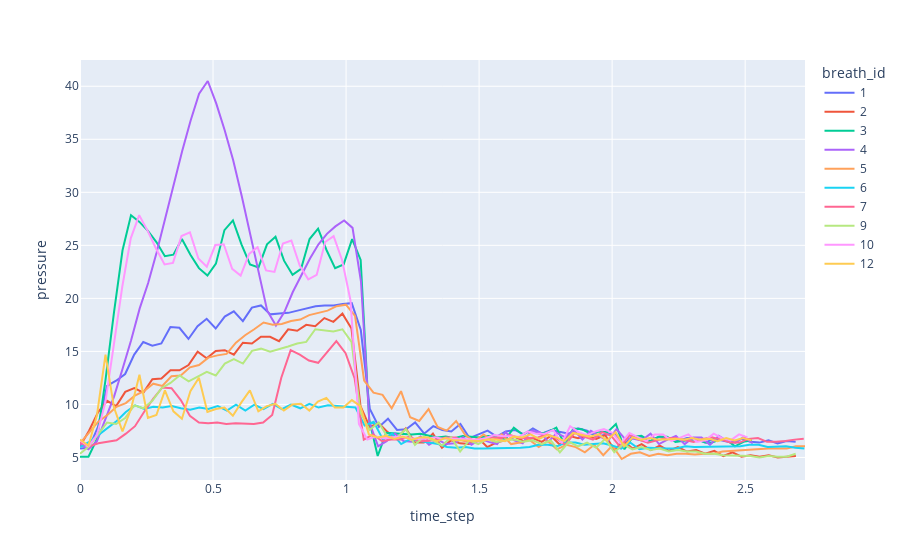

Notebook code cell kept with this figure:
### Code cell
fig = px.line(training_data.head(80*10), x="time_step", y="pressure", color="breath_id")
fig.show()
